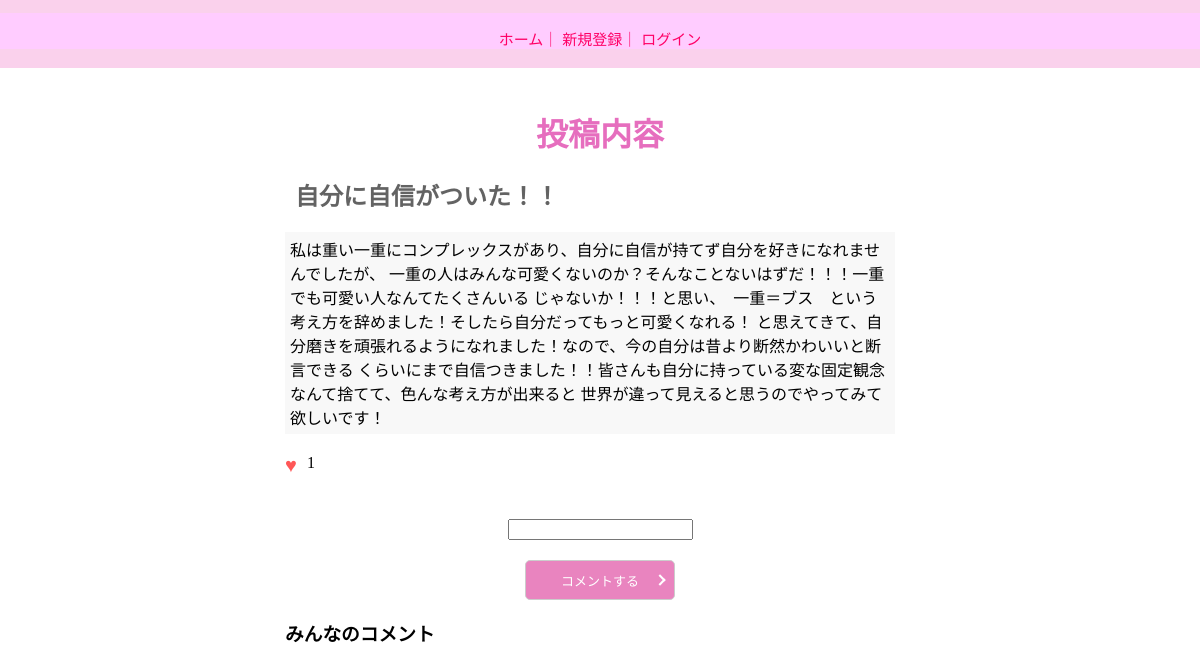
/post-info/2/, run on an earlier commit of the app's database.
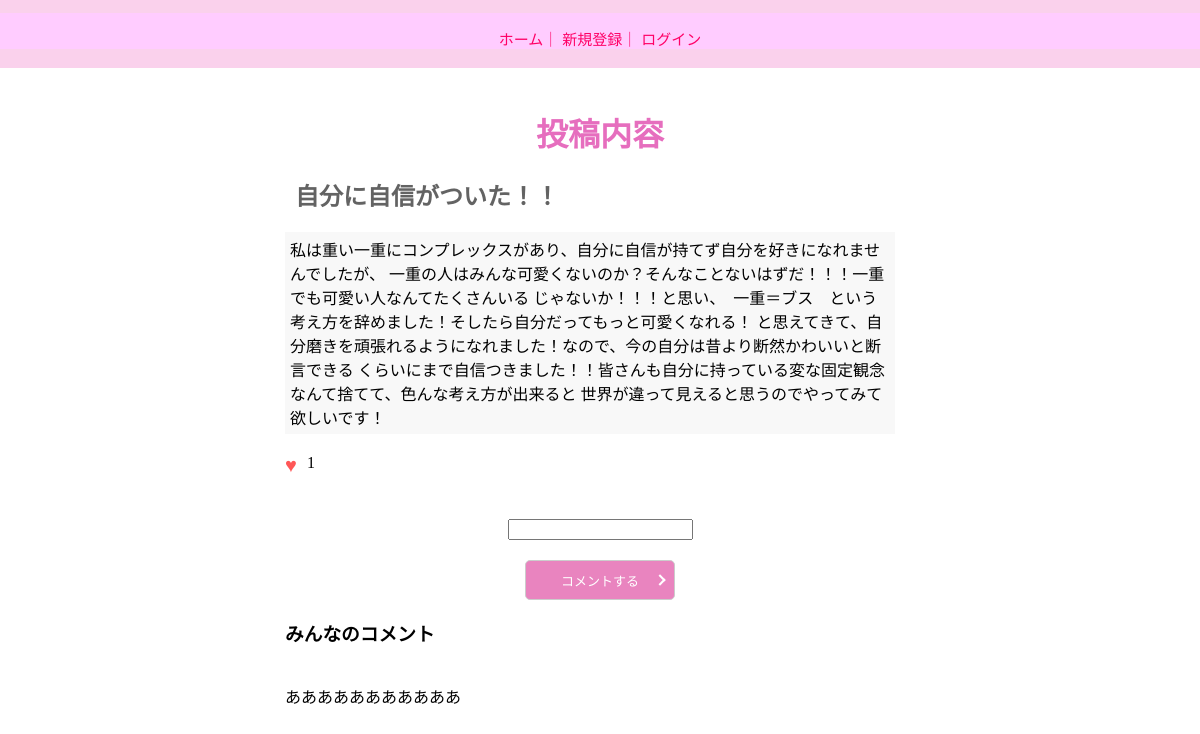
And on a later commit of the database.
### mind_ch_db/models.py (models this page shows)
class Comment(models.Model):
    Post_info_id = models.ForeignKey(
        'postinfo', on_delete=models.SET_NULL,null=True)
    comment = models.CharField(max_length=300)
    reaction_count = models.IntegerField(default=0)
    create_at = models.DateTimeField(default=timezone.datetime.now)
    update_at = models.DateTimeField(default=timezone.datetime.now)

### mind_ch_db/views.py (the view)
# urls.py: path('post-info/<int:post_info_id>/', views.post_info_detail, name='post_info_detail'),
def post_info_detail(request, post_info_id):
    post_info = get_object_or_404(PostInfo, pk=post_info_id)
    comments = Comment.objects.filter(Post_info_id=post_info_id)
    good_count = Good.objects.filter(post_info_id=post_info_id).count()
    if request.method == 'POST':
        form = CommentForm(request.POST)
        if form.is_valid():
            comment = form.save(commit=False)
            comment.Post_info_id = post_info
            comment.save()
            return redirect('post_info_detail',post_info_id=post_info_id)
    else:
        form = CommentForm()
    return render(request, 'comment.html', {
        'post_info': post_info,
        'comments': comments,
        'form': form,
        'good_count': good_count,
        })

### mind_ch_db/forms.py
class CommentForm(forms.ModelForm):
    class Meta:
        model = Comment
        fields = ['comment']
    """
    confirm_password = forms.CharField(label='パスワード再入力', widget=forms.PasswordInput())

    def clean(self):
        cleaned_date = super().clean()
        password = cleaned_date['password']
        confirm_password = cleaned_date['confirm_password']
        if password !=confirm_password:
            raise forms.ValidationError('パスワードが一致していません')
        """

### mind_ch_db/templates/comment.html (shortened to what this page needs)
{% extends "base.html" %}
{% block content %}
<main id="post_info_box">
    <div class="post_info">
        <h1>投稿内容</h1>
        <div><h2>{{ post_info.post_title }}</h2>
        <div id="post_content">{{ post_info.post_content }}</div>
        <div class="flex_column">
            {% if user.is_authenticated %}
            <form action="{% url 'good_toggle' post_info.id %}" method="post" class="end" style="max-width: 580px;">
                {% csrf_token %}
                <div class="good_box" style="max-width: 580px;">
                    <button class="good_hart" type="submit">
                        <div style="margin-bottom:7px; margin-right: 10px; font-size: 20px;">♥</div>
                    </button>
                    <div style="margin-left: 10px; font-size: 20px;" >{{ good_count }}</div>
                </div>
            </form>
            {% else %}
            <div class="good_box" style="max-width: 580px;">
                <div  class="red" style="margin-bottom:7px; margin-right: 10px; font-size: 20px;">♥</div>
                <div>{{ good_count }}</div>
            </div>
            {% endif %}
            <form method="post" action="{% url 'post_info_detail' post_info.id %}">
                <div class="comment_add center">{{ form.comment }}</div>
                <div class="center"><button class="submitbtn" type="submit">コメントする</button></div>
            </form>
            <div><h3>みんなのコメント</h3></div>
            {% for comment in comments %}
                <div class="comment_info" style="max-width: 620px;">{{ comment.comment }}</div>
            {% endfor %}
        </div>
    </div>
</main>
{% endblock %}

What changed in the data, as far as the page shows it:
added Comment: comment "あああああああああああ"
